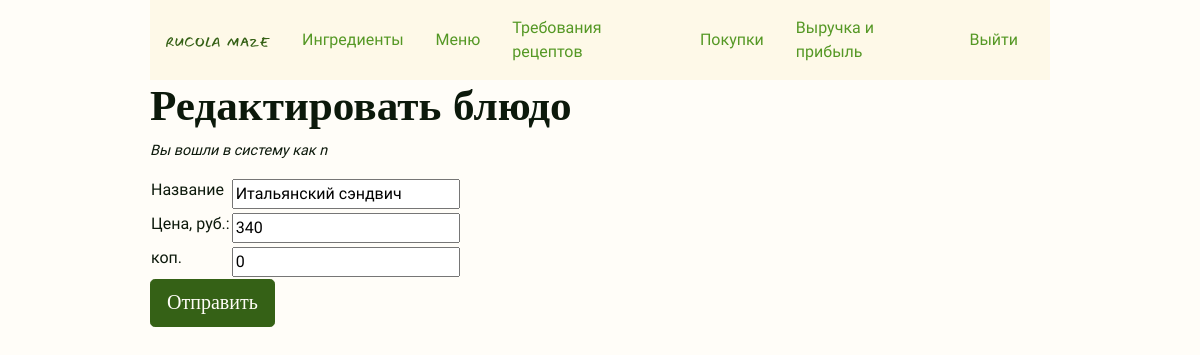
/menu_items/14/edit (signed in), run on an earlier commit of the app's database.
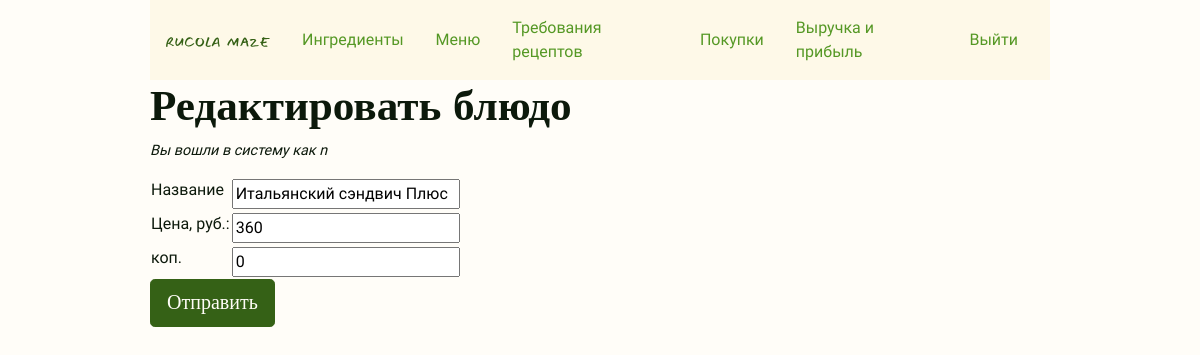
And on a later commit of the database.
### rucola_maze/models.py (models this page shows, shortened)
class MenuItem(db.Model):
    id = mapped_column(db.Integer, primary_key=True)
    title = mapped_column(db.String(128), unique=True, index=True)
    price_dollars = mapped_column(db.Integer)
    price_cents = mapped_column(db.Integer, default=0)
    in_recipe_requirements = db.relationship(
        "RecipeRequirement",
        backref="menu_item",
        lazy="dynamic",
        cascade="all, delete, delete-orphan",
    )
    purchases = db.relationship(
        "Purchase",
        backref="menu_item",
        lazy="dynamic",
        cascade="all, delete, delete-orphan",
    )

### rucola_maze/inventory.py (the view, shortened to what this page needs)
@bp.route("/menu_items/<int:menu_item_id>/edit", methods=["GET", "POST"])
@login_required
def menu_item_edit(menu_item_id):
    menu_item = MenuItem.query.get(menu_item_id)
    form = MenuItemForm()
    return render_template(
        "inventory/menu_item_edit.html",
        form=MenuItemForm(obj=menu_item),
        menu_item=menu_item,
    )

### rucola_maze/forms.py
class MenuItemForm(FlaskForm):
    title = StringField("Название", validators=[DataRequired()])
    price_dollars = IntegerField("Цена, руб.:", validators=[InputRequired()])
    price_cents = StringField("коп.", validators=[DataRequired()], default="00")
    submit = SubmitField("Сохранить")

### rucola_maze/models.py (called while the page is built)
@login_manager.user_loader
def load_user(user_id):
    return User.query.get(int(user_id))

### rucola_maze/templates/inventory/menu_item_edit.html (shortened to what this page needs)
{% extends 'base.html' %}
{% block content %}
<div class="h1">
    <h1>Редактировать блюдо</h1>
</div>
<p class="small-text">Вы вошли в систему как {{ current_user.username }}</p>
<form method="POST" action="{{ url_for('inventory.menu_item_edit', menu_item_id=menu_item.id ) }}">
    <table>
        <tr>
            <td>{{ form.title.label }}</td>
            <td> {{ form.title() }}</td>
        </tr>
        <tr>
            <td>{{ form.price_dollars.label }}</td>
            <td> {{ form.price_dollars() }}</td>
        </tr>
        <tr>
            <td>{{ form.price_cents.label }}</td>
            <td> {{ form.price_cents() }}</td>
        </tr>
    </table>
    <input type="submit" value="Отправить" class="btn btn-primary btn-lg" class="form-control">
</form>
{% endblock %}

What changed in the data, as far as the page shows it:
changed MenuItem: title "Итальянский сэндвич" → "Итальянский сэндвич Плюс"; price_dollars "340" → "360"
